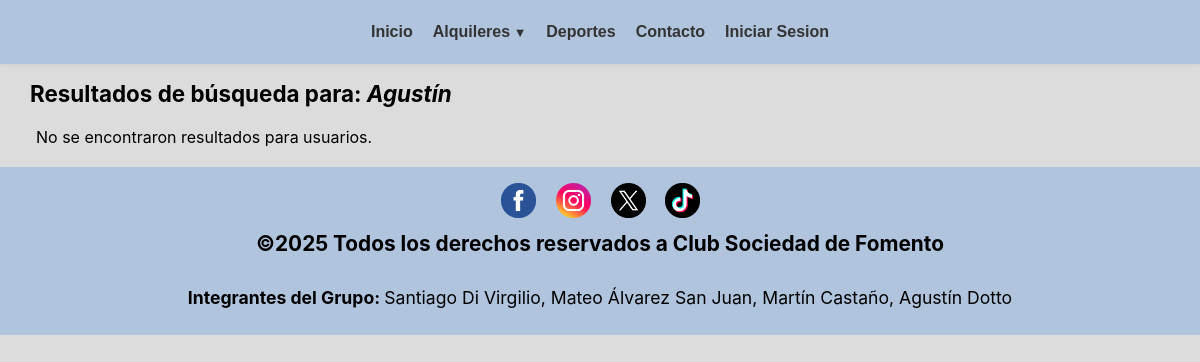
/resultados_buscar.php?buscar_usuario=Agustín, run on an earlier commit of the app's database.
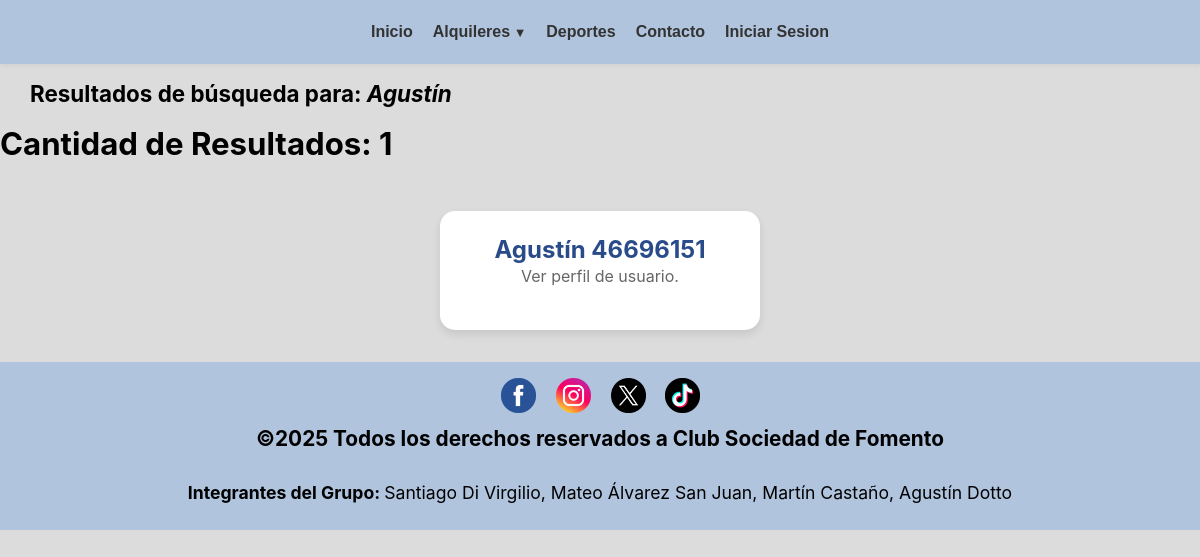
And on a later commit of the database.
### tables this page shows
CREATE TABLE `usuarios` (
  `id_usuario` int(5) NOT NULL,
  `nombre` varchar(10) NOT NULL,
  `clave` varchar(255) NOT NULL,
  `dni` varchar(15) NOT NULL,
  `email` varchar(100) NOT NULL,
  `telefono` varchar(20) NOT NULL,
  `fecha_alta` date NOT NULL,
  `rol` varchar(20) NOT NULL,
  `id_sesion` varchar(255) DEFAULT NULL
);

### resultados_buscar.php (the view, shortened to what this page needs)
<!doctype html>
<html>
<head>
	<link rel="stylesheet" href="https://cdnjs.cloudflare.com/ajax/libs/font-awesome/4.7.0/css/font-awesome.min.css">
	<link rel="stylesheet" type="text/css" href="css/estilos.css">
</head>
<body>
<header>
	<?php
	include('NAV.php');
?>
</header>
<section>
<article class="busqueda">
<h3>
<?php
	include('conexion.php');
	if (isset($_GET['buscar_usuario']) && !empty($_GET['buscar_usuario'])) {
		$buscar = $_GET['buscar_usuario'];
		echo "Resultados de búsqueda para: <em>".htmlspecialchars($buscar)."</em><br>";
?>
</h3>
</article>
<article class="busqueda">
<?php
		$buscar_seguro = mysqli_real_escape_string($conexion, $buscar);
		$resultado_1 = mysqli_query($conexion, "SELECT * FROM usuarios WHERE nombre LIKE '%$buscar_seguro%' ");
		if ($resultado_1 && mysqli_num_rows($resultado_1) > 0) {
			$nros = mysqli_num_rows($resultado_1);
?>
		<p>
		<h2>Cantidad de Resultados: <?php echo $nros; ?></h2>
		</p>
	    <section class="tarjeta-container">
<?php
			while($variable_1 = mysqli_fetch_array($resultado_1)) {
?>
	    <div class="tarjeta">
                <div class="tarjeta-body">
                    <h4>
                        <a href="perfil.php?id=<?php echo $variable_1["id_usuario"];?>">
                            <?php echo htmlspecialchars($variable_1["nombre"]); ?>
							<?php echo htmlspecialchars($variable_1["dni"]); ?>
                        </a>
                    </h4>
                    <p>Ver perfil de usuario.</p>
                </div>
            </div>
<?php
			}
?>
		</section>
<?php
        } else {
            echo "<p>No se encontraron resultados para usuarios.</p>";
        }
	}
?>
</article>
</section>
<footer>
<?php
    include("FOOTER.php");
    ?>
</footer>
</body>
</html>

What changed in the data, as far as the page shows it:
added usuarios: nombre "Agustín", dni "46696151"
Also different on the page:
$nros: (not shown) → "1"
text no longer shown: "No se encontraron resultados para usuarios."
text now shown: "Cantidad de Resultados:"
